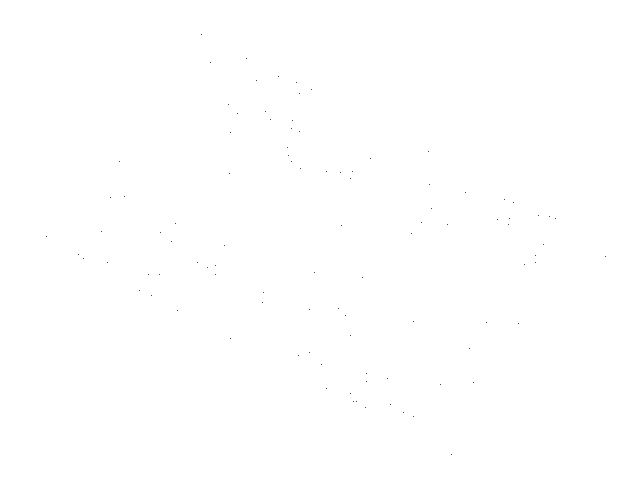
Frame 1 (no input)
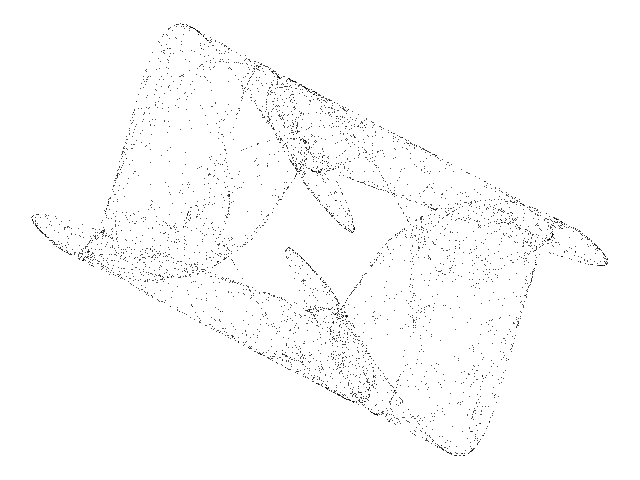
Frame 60 (the mouse pressed at the canvas centre just before this capture)
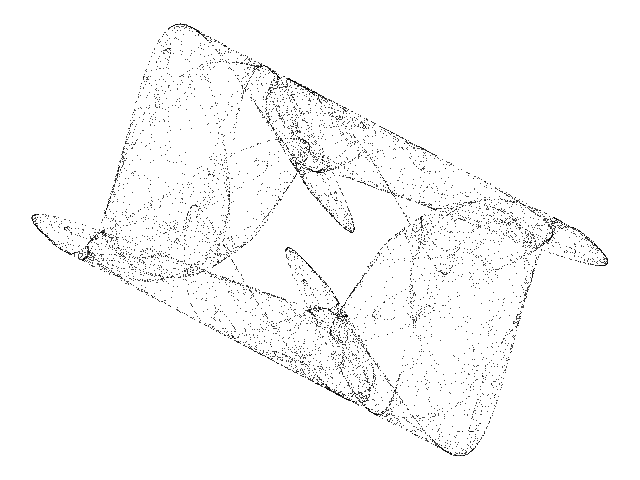
Frame 120 (the mouse held since frame 60 and released just before this capture)

The Processing sketch that drew these frames (run headless with seeded random() and noise(); from frame 60 on, the mouse is pressed at the canvas centre):

// Processing sketch: Tanaka
// ── Tanaka.pde
// Tanaka neuron model //

  float x = 0.1;
  float y = 0.1;
  float a = 0.5;
  float k = 0.7;
  float e = 0.05;
  float u = 0.0;


void setup() {
  
  size(640, 480);
  background(255);
  
}

void draw() {
  
  for (int i=0; i<100; i++) {
    
    float nx = x;
    float ny = y;

    x = ny;
    y = k * ny + nx + a - u;
    u = 1.0 / (1.0 + exp(-ny / e));
        
    point(320 + (640 * x), 240 + (480 * y));
        
  }

}
